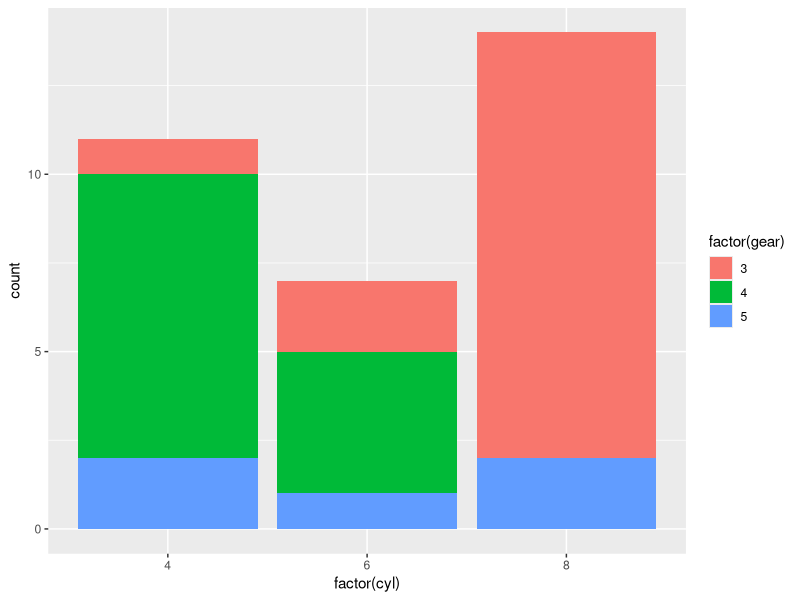

The R script that drew this image:
## ---- chunk 1
options(htmltools.dir.version = FALSE)
library(knitr)
## ---- chunk 2
library(ggplot2)
ggplot(data = mtcars) +
    geom_bar(aes(x = factor(cyl), fill = factor(gear)))

